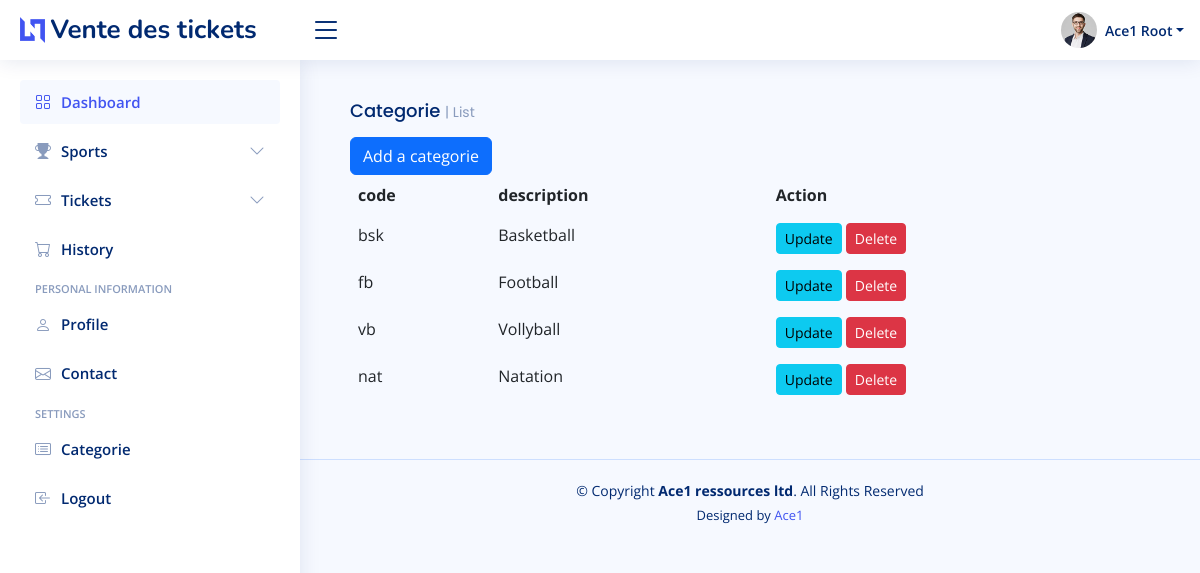
Page /category/ on the earlier database version.
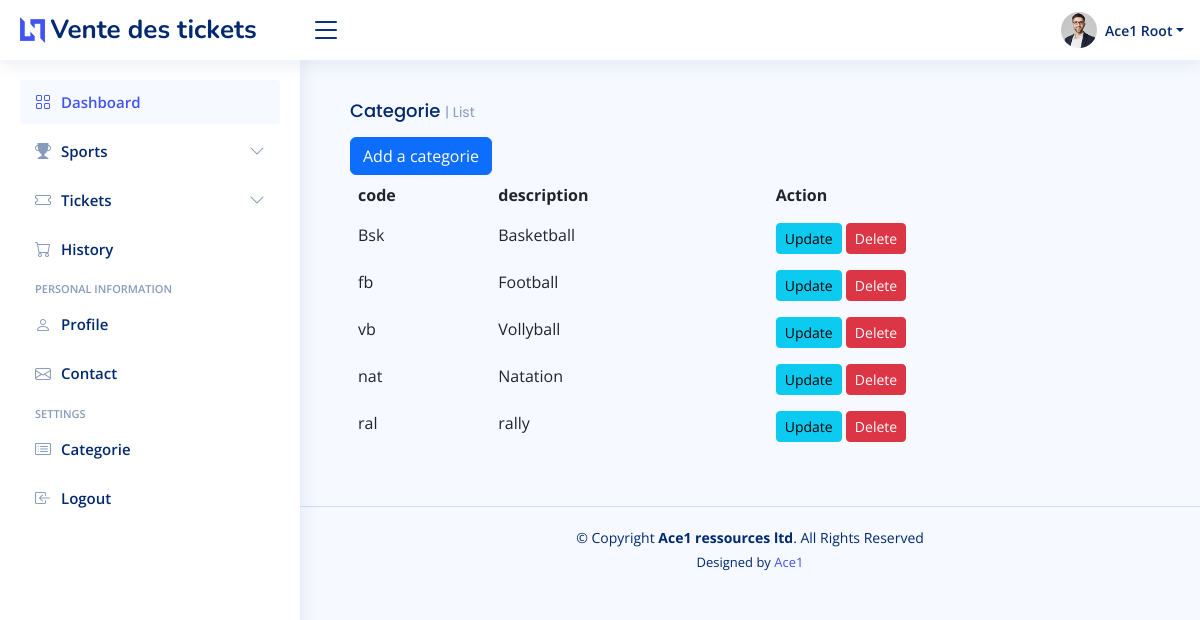
Same page on the later database version.
### app/models/category.py (models this page shows, shortened)
class Category(models.Model):
    code = models.CharField(max_length=50, null=True)
    description = models.CharField(null=False, max_length=50,unique=True)

### app/views/category.py (the view)
# urls.py: path('',home.index,name='home_index' ),
def index(request):
  categories= Category.objects.all()
  return render(request,'app/category/index.html',{'categories':categories})

### app/templates/app/category/index.html
{%extends 'app/layouts/default.html'%}
{%block content%}
<main id="main" class="main">
    <section class="section dashboard">
        <div class="row">
            <div class="col-12">
              <div class="card-body">
                <h5 class="card-title">Categorie <span>| List</span></h5>
                <a class="btn btn-primary" href="{% url 'add_category' %}">Add a categorie</a>
                <table class="table table-borderless datatable">
                  <thead>
                    <tr>
                      <th scope="col">code</th>
                      <th scope="col">description</th>
                      <th scope="col">Action</th>
                    </tr>
                  </thead>
                  <tbody>
                    {% for i in categories %}
                      <tr>
                        <td>{{i.code}}</td>
                        <td>{{i.description}}</td>
                        <td>
                          <a class="btn btn-sm btn-info" href="{% url 'update_category' i.id %}">Update</a>
                          <a class="btn btn-sm btn-danger" href="{% url 'delete_category' i.id %}">Delete</a>
                        </td>
                      </tr>
                      {% endfor %}
                  </tbody>
                </table>
              </div>
            </div>
        </div>
    </section>
</main>
{%endblock%}

Differences in the rows shown:
changed Category "Basketball": code "bsk" → "Bsk"
added Category: code "ral", description "rally"
